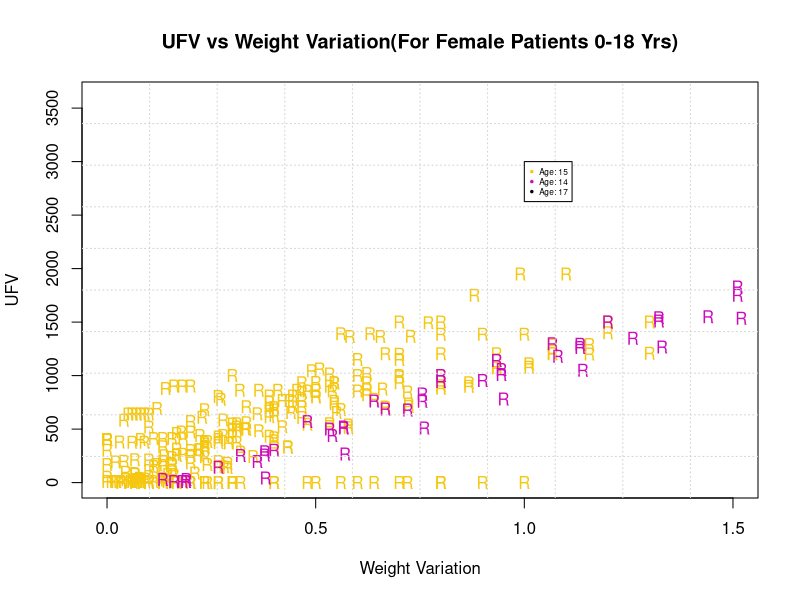
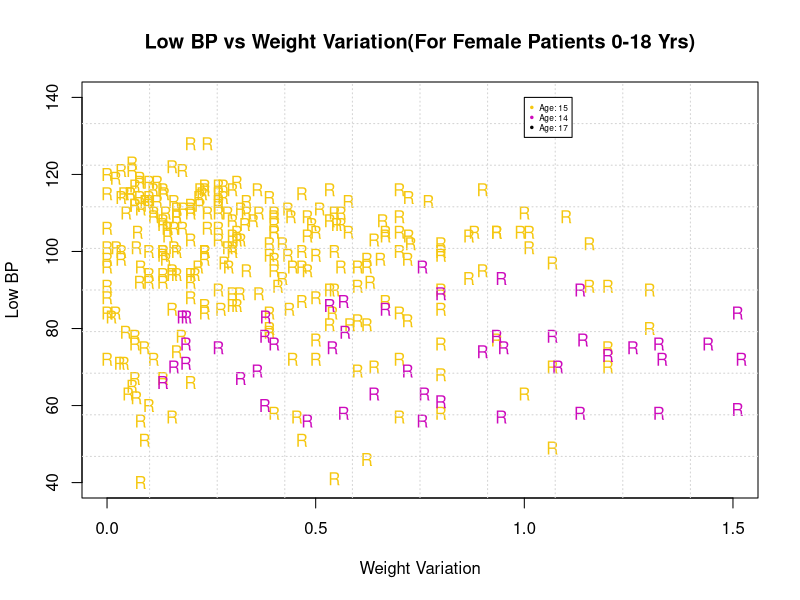
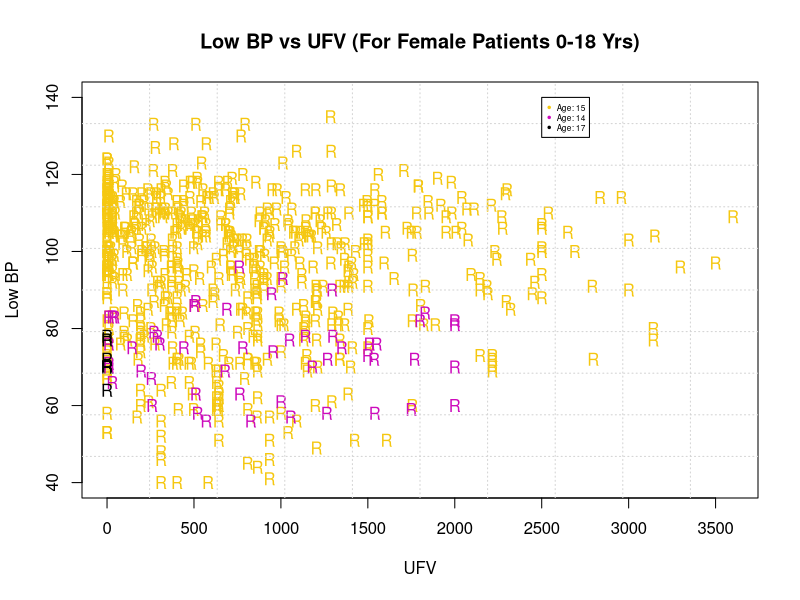
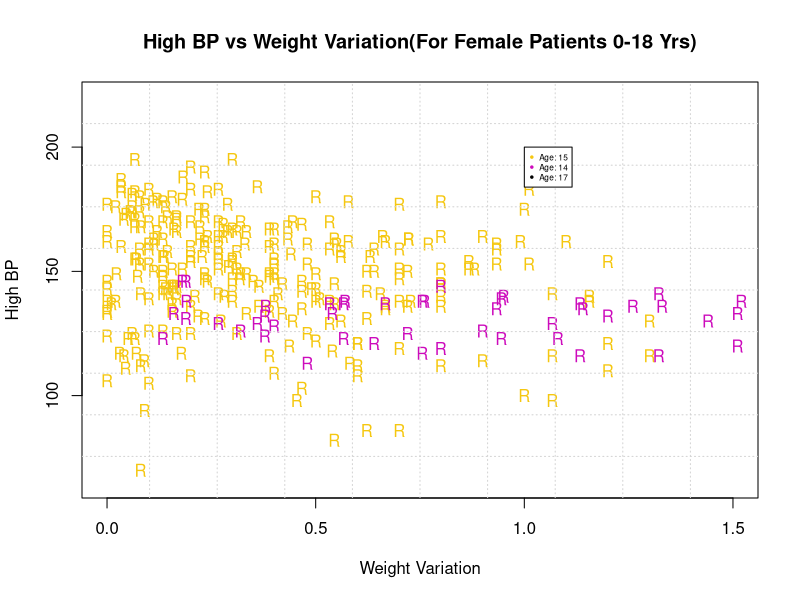
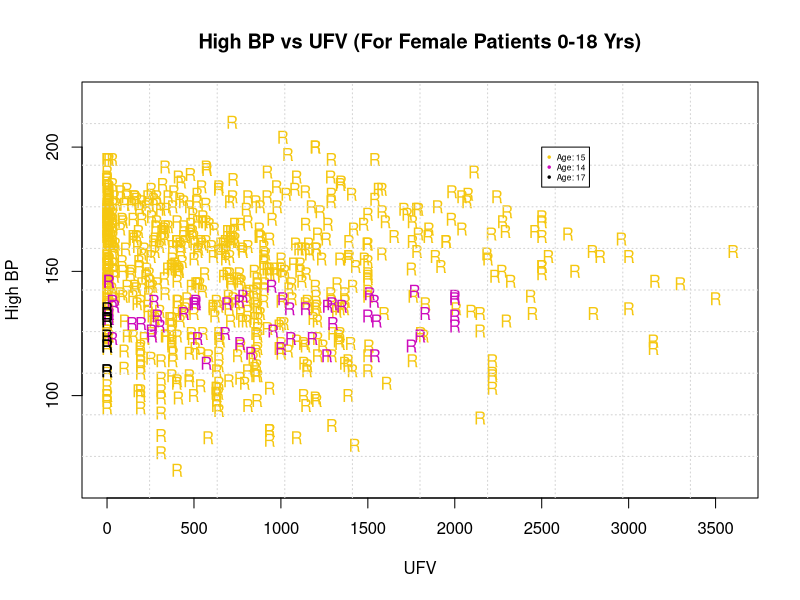
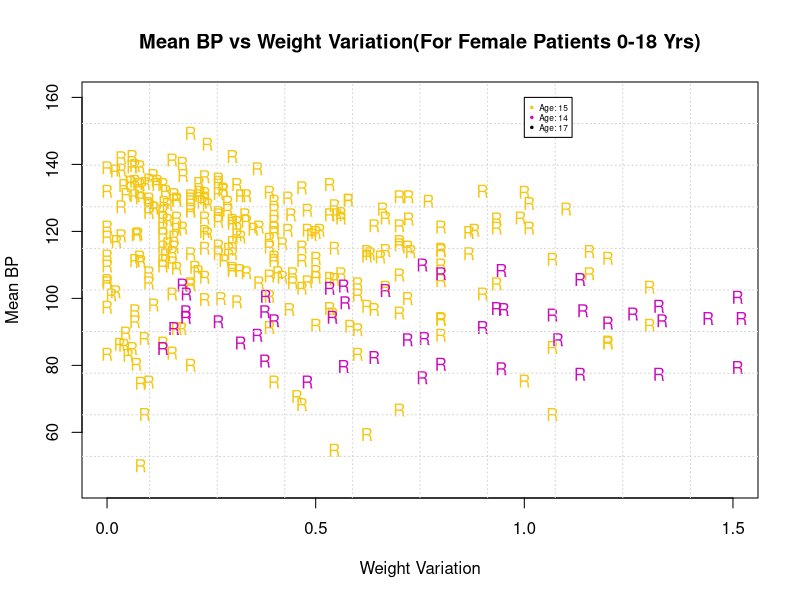
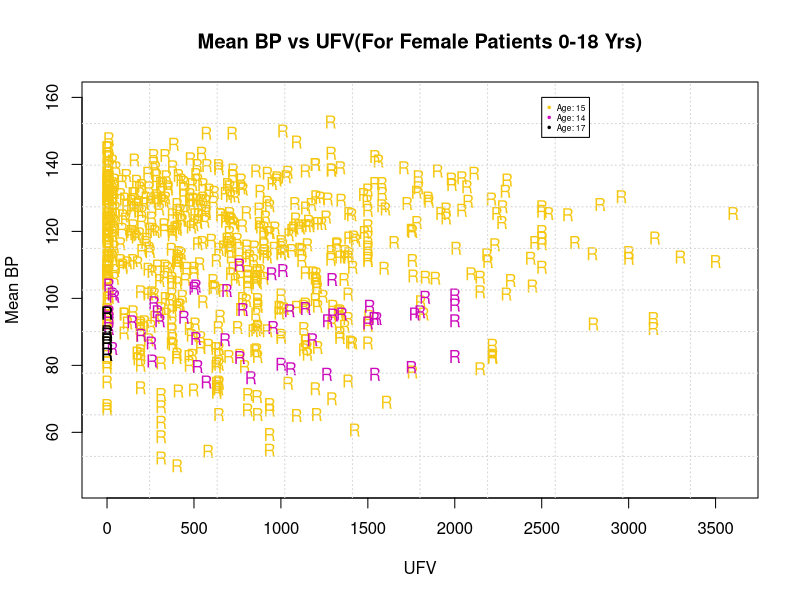
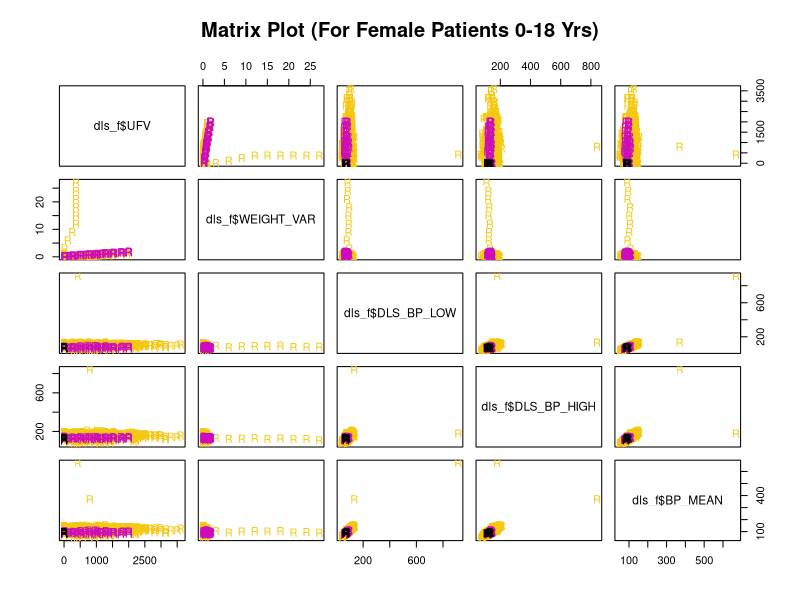

The R script that drew these images, in order:
dls_f<- read.csv(file="DLS_ALL_F_LESS18.csv",head=TRUE,sep=",")

#dls_f <- subset(dls_all,dls_all$SEX=="F" & dls_all$VALID_AGE=='Valid' & dls_all$AGE >= 0 & dls_all$AGE <= 18,)
#dls_f <- subset(dls_all,dls_all$SEX=="F" & dls_all$VALID_AGE=='Valid',)
dls_f$WEIGHT_VAR<- abs(dls_f$POST_GAIN_LOSS_KG)*dls_f$RN/dls_f$STEPS_DLS
summary(dls_f$WEIGHT_VAR)
pdf("main_female_less_than_18Yrs.pdf")

plot(dls_f$WEIGHT_VAR,dls_f$UFV,main="UFV vs Weight Variation(For Female Patients 0-18 Yrs)",ylab="UFV",xlab="Weight Variation",xlim=c(0,1.5),pch=dls_f$REG_NO,col=dls_f$AGE)
grid(nx = 10, ny = 10, col = "lightgray", lty = "dotted",lwd = par("lwd"), equilogs = TRUE)
legend(x=1,y=3000,unique(paste('Age:',dls_f$AGE),' Yrs'),cex=.5,col=unique(dls_f$AGE),pch=20)

plot(dls_f$WEIGHT_VAR,dls_f$DLS_BP_LOW,main="Low BP vs Weight Variation(For Female Patients 0-18 Yrs)",ylab="Low BP",xlab="Weight Variation",ylim=c(40,140),xlim=c(0,1.5),pch=dls_f$REG_NO,col=dls_f$AGE)
grid(nx = 10, ny = 10, col = "lightgray", lty = "dotted",lwd = par("lwd"), equilogs = TRUE)
legend(x=1,y=140,unique(paste('Age:',dls_f$AGE),' Yrs'),cex=.5,col=unique(dls_f$AGE),pch=20)

plot(dls_f$UFV,dls_f$DLS_BP_LOW,main="Low BP vs UFV (For Female Patients 0-18 Yrs)",ylab="Low BP",xlab="UFV",,ylim=c(40,140),pch=dls_f$REG_NO,col=dls_f$AGE)
grid(nx = 10, ny = 10, col = "lightgray", lty = "dotted",lwd = par("lwd"), equilogs = TRUE)
legend(x=2500,y=140,unique(paste('Age:',dls_f$AGE),' Yrs'),cex=.5,col=unique(dls_f$AGE),pch=20)

plot(dls_f$WEIGHT_VAR,dls_f$DLS_BP_HIGH,main="High BP vs Weight Variation(For Female Patients 0-18 Yrs)",ylab="High BP",xlab="Weight Variation",ylim=c(65,220),xlim=c(0,1.5),pch=dls_f$REG_NO,col=dls_f$AGE)
grid(nx = 10, ny = 10, col = "lightgray", lty = "dotted",lwd = par("lwd"), equilogs = TRUE)
legend(x=1,y=200,unique(paste('Age:',dls_f$AGE),' Yrs'),cex=.5,col=unique(dls_f$AGE),pch=20)

plot(dls_f$UFV,dls_f$DLS_BP_HIGH,main="High BP vs UFV (For Female Patients 0-18 Yrs)",ylab="High BP",xlab="UFV",ylim=c(65,220),pch=dls_f$REG_NO,col=dls_f$AGE)
grid(nx = 10, ny = 10, col = "lightgray", lty = "dotted",lwd = par("lwd"), equilogs = TRUE)
legend(x=2500,y=200,unique(paste('Age:',dls_f$AGE),' Yrs'),cex=.5,col=unique(dls_f$AGE),pch=20)

plot(dls_f$WEIGHT_VAR,dls_f$BP_MEAN,main="Mean BP vs Weight Variation(For Female Patients 0-18 Yrs)",ylab="Mean BP",xlab="Weight Variation",ylim=c(45,160),xlim=c(0,1.5),pch=dls_f$REG_NO,col=dls_f$AGE)
grid(nx = 10, ny = 10, col = "lightgray", lty = "dotted",lwd = par("lwd"), equilogs = TRUE)
legend(x=1,y=160,unique(paste('Age:',dls_f$AGE),' Yrs'),cex=.5,col=unique(dls_f$AGE),pch=20)

plot(dls_f$UFV,dls_f$BP_MEAN,main="Mean BP vs UFV(For Female Patients 0-18 Yrs)",ylab="Mean BP",xlab="UFV",pch=dls_f$REG_NO,ylim=c(45,160),col=dls_f$AGE)
grid(nx = 10, ny = 10, col = "lightgray", lty = "dotted",lwd = par("lwd"), equilogs = TRUE)
legend(x=2500,y=160,unique(paste('Age:',dls_f$AGE),' Yrs'),cex=.5,col=unique(dls_f$AGE),pch=20)

pairs(~dls_f$UFV+dls_f$WEIGHT_VAR+dls_f$DLS_BP_LOW+dls_f$DLS_BP_HIGH+dls_f$BP_MEAN,data=dls_f, 
      main="Matrix Plot (For Female Patients 0-18 Yrs)",col=dls_f$AGE,pch=dls_f$REG_NO)
      
dev.off()